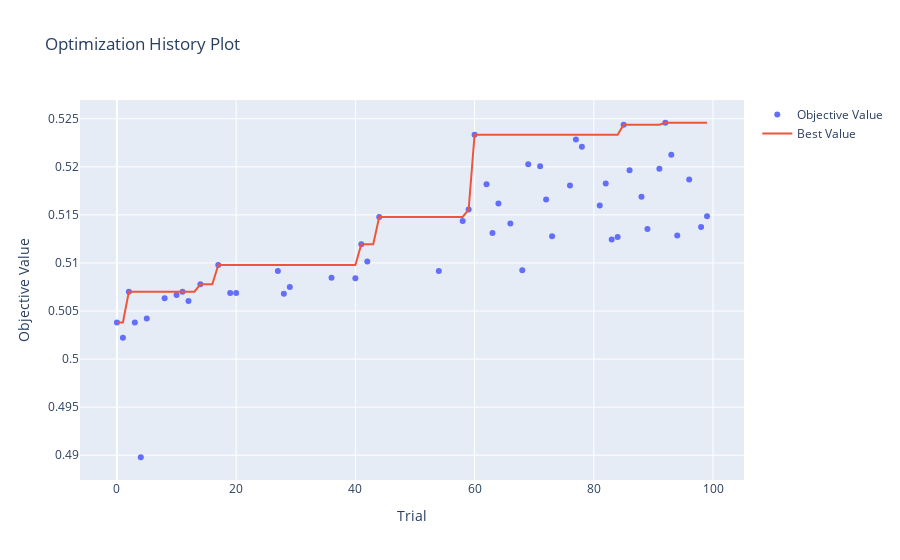
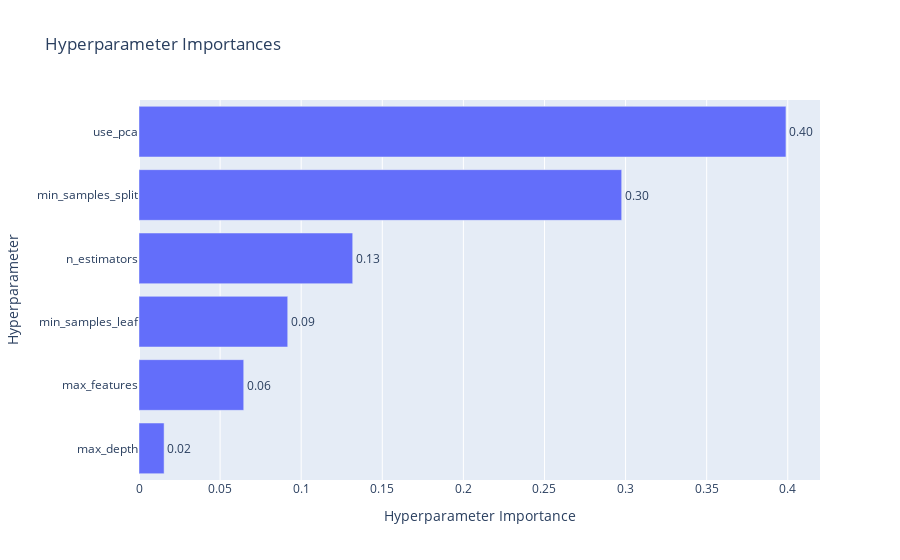
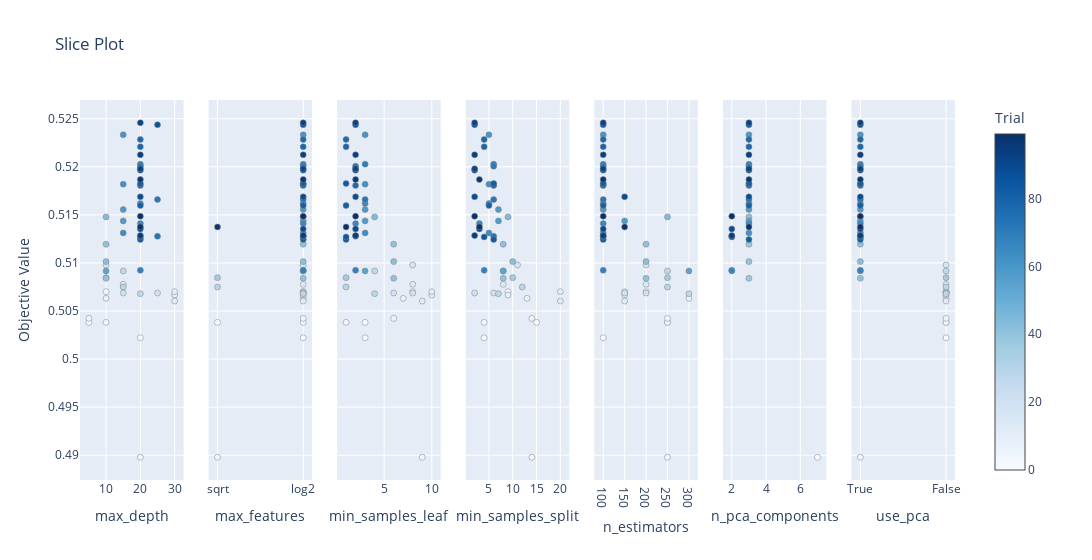

Write notebook code for charts like these, in order.
### Code cell
import numpy as np
from sklearn.model_selection import train_test_split
from sklearn.preprocessing import StandardScaler
from sklearn.metrics import accuracy_score
from sklearn.decomposition import PCA, KernelPCA
from sklearn.ensemble import RandomForestClassifier
import optuna
import optuna.visualization as vis

n = 9

X = np.load('Datasets/kryptonite-%s-X.npy'%(n))
y = np.load('Datasets/kryptonite-%s-y.npy'%(n))

def denoise_bernoulli_data(X):
    """Denoise data by converting to binary values"""
    return (X >= 0.5).astype(float)

def objective(trial):
    ### ========== Shuffle and Split Data ========== ###

    X_train, X_val, y_train, y_val = train_test_split(X, y, test_size=0.8, random_state=42)

    scaler = StandardScaler()
    X_train_scaled = scaler.fit_transform(X_train)
    X_val_scaled = scaler.transform(X_val)

    # Suggest dimensionality reduction and kernel parameters
    use_pca = trial.suggest_categorical('use_pca', ['True', 'False'])
    
    params_pca = {}

    if use_pca == 'True':
        # kernel_pca = trial.suggest_categorical('pca_kernel', ['linear', 'poly', 'rbf', 'sigmoid', 'cosine'])
        # kernel_pca = 'linear'

        # if kernel_pca == 'poly':
        #     params_pca['degree'] = trial.suggest_int('degree_pca', 1, 10)
        # if kernel_pca in ['poly', 'rbf', 'sigmoid']:
        #     params_pca['gamma'] = trial.suggest_float('gamma_pca', 0.1, 10)

        # params_pca['n_jobs'] = -1
        params_pca['n_components'] = trial.suggest_int('n_pca_components', 1, max(1, X_train_scaled.shape[1]))


    ### ========== Dimensionality Reduction ========== ###

    if use_pca == 'True':
        pca = PCA(**params_pca)

        X_train_scaled = pca.fit_transform(X_train_scaled)
        X_val_scaled = pca.transform(X_val)

    # Random Forest hyperparameters
    n_estimators = trial.suggest_int('n_estimators', 100, 300, step=50)
    max_depth = trial.suggest_int('max_depth', 5, 30, step=5)
    min_samples_split = trial.suggest_int('min_samples_split', 2, 20)
    min_samples_leaf = trial.suggest_int('min_samples_leaf', 1, 10)
    max_features = trial.suggest_categorical('max_features', ['sqrt', 'log2'])

    # Define and train classifier
    classifier = RandomForestClassifier(
        n_estimators=n_estimators,
        max_depth=max_depth,
        min_samples_split=min_samples_split,
        min_samples_leaf=min_samples_leaf,
        max_features=max_features,
        n_jobs=-1
    )

    # Train the classifier
    classifier.fit(X_train_scaled, y_train)

    # Evaluate on the val set
    y_val_pred = classifier.predict(X_val_scaled)
    val_accuracy = accuracy_score(y_val, y_val_pred)

    # Report validation accuracy for pruning
    trial.report(val_accuracy, step=0)

    # Check if the trial should be pruned
    if trial.should_prune():
        raise optuna.TrialPruned()


    return val_accuracy

# Create a study object with a pruner
pruner = optuna.pruners.MedianPruner()
study = optuna.create_study(direction="maximize", pruner=pruner)

# Optimize the objective function
study.optimize(objective, n_trials=100)

print("Best hyperparameters:", study.best_params)
print("Best value:", study.best_value)

# Visualize the optimization history and parameter importances
vis.plot_optimization_history(study).show()
vis.plot_param_importances(study).show()
vis.plot_slice(study).show()

### Figure 1 — Plotly figure (JSON) as saved in the notebook; plotly's stock layout.template omitted (floating-point values rounded to 4 significant figures)
{"data": [{"mode": "markers", "name": "Objective Value", "type": "scatter", "x": [0, 1, 2, 3, 4, 5, 8, 10, 11, 12, 14, 17, 19, 20, 27, 28, 29, 36, 40, 41, 42, 44, 54, 58, 59, 60, 62, 63, 64, 66, 68, 69, 71, 72, 73, 76, 77, 78, 81, 82, 83, 84, 85, 86, 88, 89, 91, 92, 93, 94, 96, 98, 99], "y": [0.5038, 0.5022, 0.507, 0.5038, 0.4898, 0.5042, 0.5063, 0.5067, 0.507, 0.506, 0.5078, 0.5098, 0.5069, 0.5069, 0.5092, 0.5068, 0.5075, 0.5085, 0.5084, 0.5119, 0.5101, 0.5148, 0.5092, 0.5144, 0.5156, 0.5233, 0.5182, 0.5131, 0.5162, 0.5141, 0.5092, 0.5203, 0.5201, 0.5166, 0.5128, 0.5181, 0.5228, 0.5221, 0.516, 0.5183, 0.5124, 0.5127, 0.5244, 0.5197, 0.5169, 0.5135, 0.5198, 0.5246, 0.5212, 0.5128, 0.5187, 0.5138, 0.5149]}, {"mode": "lines", "name": "Best Value", "type": "scatter", "x": [0, 1, 2, 3, 4, 5, 6, 7, 8, 9, 10, 11, 12, 13, 14, 15, 16, 17, 18, 19, 20, 21, 22, 23, 24, 25, 26, 27, 28, 29, 30, 31, 32, 33, 34, 35, 36, 37, 38, 39, 40, 41, 42, 43, 44, 45, 46, 47, 48, 49, 50, 51, 52, 53, 54, 55, 56, 57, 58, 59, 60, 61, 62, 63, 64, 65, 66, 67, 68, 69, 70, 71, 72, 73, 74, 75, 76, 77, 78, 79, 80, 81, 82, 83, 84, 85, 86, 87, 88, 89, 90, 91, 92, 93, 94, 95, 96, 97, 98, 99], "y": [0.5038, 0.5038, 0.507, 0.507, 0.507, 0.507, 0.507, 0.507, 0.507, 0.507, 0.507, 0.507, 0.507, 0.507, 0.5078, 0.5078, 0.5078, 0.5098, 0.5098, 0.5098, 0.5098, 0.5098, 0.5098, 0.5098, 0.5098, 0.5098, 0.5098, 0.5098, 0.5098, 0.5098, 0.5098, 0.5098, 0.5098, 0.5098, 0.5098, 0.5098, 0.5098, 0.5098, 0.5098, 0.5098, 0.5098, 0.5119, 0.5119, 0.5119, 0.5148, 0.5148, 0.5148, 0.5148, 0.5148, 0.5148, 0.5148, 0.5148, 0.5148, 0.5148, 0.5148, 0.5148, 0.5148, 0.5148, 0.5148, 0.5156, 0.5233, 0.5233, 0.5233, 0.5233, 0.5233, 0.5233, 0.5233, 0.5233, 0.5233, 0.5233, 0.5233, 0.5233, 0.5233, 0.5233, 0.5233, 0.5233, 0.5233, 0.5233, 0.5233, 0.5233, 0.5233, 0.5233, 0.5233, 0.5233, 0.5233, 0.5244, 0.5244, 0.5244, 0.5244, 0.5244, 0.5244, 0.5244, 0.5246, 0.5246, 0.5246, 0.5246, 0.5246, 0.5246, 0.5246, 0.5246]}, {"marker": {"color": "#cccccc"}, "mode": "markers", "name": "Infeasible Trial", "showlegend": false, "type": "scatter", "x": [], "y": []}], "layout": {"title": {"text": "Optimization History Plot"}, "xaxis": {"title": {"text": "Trial"}}, "yaxis": {"title": {"text": "Objective Value"}}}}

### Figure 2 — Plotly figure (JSON) as saved in the notebook; plotly's stock layout.template omitted (floating-point values rounded to 4 significant figures)
{"data": [{"cliponaxis": false, "hovertemplate": ["max_depth (IntDistribution): 0.01547508004964574<extra></extra>", "max_features (CategoricalDistribution): 0.06457517838959977<extra></extra>", "min_samples_leaf (IntDistribution): 0.09170141231233483<extra></extra>", "n_estimators (IntDistribution): 0.13176682168353362<extra></extra>", "min_samples_split (IntDistribution): 0.2975983250524668<extra></extra>", "use_pca (CategoricalDistribution): 0.3988831825124193<extra></extra>"], "name": "Objective Value", "orientation": "h", "text": ["0.02", "0.06", "0.09", "0.13", "0.30", "0.40"], "textposition": "outside", "type": "bar", "x": [0.01548, 0.06458, 0.0917, 0.1318, 0.2976, 0.3989], "y": ["max_depth", "max_features", "min_samples_leaf", "n_estimators", "min_samples_split", "use_pca"]}], "layout": {"title": {"text": "Hyperparameter Importances"}, "xaxis": {"title": {"text": "Hyperparameter Importance"}}, "yaxis": {"title": {"text": "Hyperparameter"}}}}

### Figure 3 — Plotly figure (JSON) as saved in the notebook; plotly's stock layout.template omitted (floating-point values rounded to 4 significant figures)
{"data": [{"marker": {"color": [0, 1, 2, 3, 4, 5, 8, 10, 11, 12, 14, 17, 19, 20, 27, 28, 29, 36, 40, 41, 42, 44, 54, 58, 59, 60, 62, 63, 64, 66, 68, 69, 71, 72, 73, 76, 77, 78, 81, 82, 83, 84, 85, 86, 88, 89, 91, 92, 93, 94, 96, 98, 99], "colorbar": {"title": {"text": "Trial"}, "x": 1, "xpad": 40}, "colorscale": [[0, "rgb(247,251,255)"], [0.125, "rgb(222,235,247)"], [0.25, "rgb(198,219,239)"], [0.375, "rgb(158,202,225)"], [0.5, "rgb(107,174,214)"], [0.625, "rgb(66,146,198)"], [0.75, "rgb(33,113,181)"], [0.875, "rgb(8,81,156)"], [1, "rgb(8,48,107)"]], "line": {"color": "Grey", "width": 0.5}, "showscale": true}, "mode": "markers", "name": "Feasible Trial", "showlegend": false, "type": "scatter", "x": [5, 20, 10, 10, 20, 5, 10, 30, 30, 30, 15, 10, 25, 15, 15, 20, 15, 10, 10, 10, 10, 10, 10, 15, 15, 15, 15, 15, 20, 20, 20, 20, 20, 25, 25, 20, 20, 20, 20, 20, 20, 20, 25, 20, 20, 20, 20, 20, 20, 20, 20, 20, 20], "xaxis": "x", "y": [0.5038, 0.5022, 0.507, 0.5038, 0.4898, 0.5042, 0.5063, 0.5067, 0.507, 0.506, 0.5078, 0.5098, 0.5069, 0.5069, 0.5092, 0.5068, 0.5075, 0.5085, 0.5084, 0.5119, 0.5101, 0.5148, 0.5092, 0.5144, 0.5156, 0.5233, 0.5182, 0.5131, 0.5162, 0.5141, 0.5092, 0.5203, 0.5201, 0.5166, 0.5128, 0.5181, 0.5228, 0.5221, 0.516, 0.5183, 0.5124, 0.5127, 0.5244, 0.5197, 0.5169, 0.5135, 0.5198, 0.5246, 0.5212, 0.5128, 0.5187, 0.5138, 0.5149], "yaxis": "y"}, {"marker": {"color": [0, 1, 2, 3, 4, 5, 8, 10, 11, 12, 14, 17, 19, 20, 27, 28, 29, 36, 40, 41, 42, 44, 54, 58, 59, 60, 62, 63, 64, 66, 68, 69, 71, 72, 73, 76, 77, 78, 81, 82, 83, 84, 85, 86, 88, 89, 91, 92, 93, 94, 96, 98, 99], "colorbar": {"title": {"text": "Trial"}, "x": 1, "xpad": 40}, "colorscale": [[0, "rgb(247,251,255)"], [0.125, "rgb(222,235,247)"], [0.25, "rgb(198,219,239)"], [0.375, "rgb(158,202,225)"], [0.5, "rgb(107,174,214)"], [0.625, "rgb(66,146,198)"], [0.75, "rgb(33,113,181)"], [0.875, "rgb(8,81,156)"], [1, "rgb(8,48,107)"]], "line": {"color": "Grey", "width": 0.5}, "showscale": false}, "mode": "markers", "name": "Feasible Trial", "showlegend": false, "type": "scatter", "x": ["sqrt", "log2", "log2", "log2", "sqrt", "log2", "log2", "log2", "log2", "log2", "log2", "log2", "log2", "log2", "log2", "log2", "sqrt", "sqrt", "log2", "log2", "log2", "log2", "log2", "log2", "log2", "log2", "log2", "log2", "log2", "log2", "log2", "log2", "log2", "log2", "log2", "log2", "log2", "log2", "log2", "log2", "log2", "log2", "log2", "log2", "log2", "log2", "log2", "log2", "log2", "log2", "log2", "sqrt", "log2"], "xaxis": "x2", "y": [0.5038, 0.5022, 0.507, 0.5038, 0.4898, 0.5042, 0.5063, 0.5067, 0.507, 0.506, 0.5078, 0.5098, 0.5069, 0.5069, 0.5092, 0.5068, 0.5075, 0.5085, 0.5084, 0.5119, 0.5101, 0.5148, 0.5092, 0.5144, 0.5156, 0.5233, 0.5182, 0.5131, 0.5162, 0.5141, 0.5092, 0.5203, 0.5201, 0.5166, 0.5128, 0.5181, 0.5228, 0.5221, 0.516, 0.5183, 0.5124, 0.5127, 0.5244, 0.5197, 0.5169, 0.5135, 0.5198, 0.5246, 0.5212, 0.5128, 0.5187, 0.5138, 0.5149], "yaxis": "y2"}, {"marker": {"color": [0, 1, 2, 3, 4, 5, 8, 10, 11, 12, 14, 17, 19, 20, 27, 28, 29, 36, 40, 41, 42, 44, 54, 58, 59, 60, 62, 63, 64, 66, 68, 69, 71, 72, 73, 76, 77, 78, 81, 82, 83, 84, 85, 86, 88, 89, 91, 92, 93, 94, 96, 98, 99], "colorbar": {"title": {"text": "Trial"}, "x": 1, "xpad": 40}, "colorscale": [[0, "rgb(247,251,255)"], [0.125, "rgb(222,235,247)"], [0.25, "rgb(198,219,239)"], [0.375, "rgb(158,202,225)"], [0.5, "rgb(107,174,214)"], [0.625, "rgb(66,146,198)"], [0.75, "rgb(33,113,181)"], [0.875, "rgb(8,81,156)"], [1, "rgb(8,48,107)"]], "line": {"color": "Grey", "width": 0.5}, "showscale": false}, "mode": "markers", "name": "Feasible Trial", "showlegend": false, "type": "scatter", "x": [3, 3, 8, 1, 9, 6, 7, 10, 10, 9, 8, 8, 6, 8, 4, 4, 1, 1, 6, 6, 6, 4, 3, 3, 3, 3, 3, 3, 3, 2, 2, 3, 2, 3, 2, 2, 1, 1, 1, 1, 1, 1, 2, 2, 2, 2, 2, 2, 2, 2, 2, 1, 2], "xaxis": "x3", "y": [0.5038, 0.5022, 0.507, 0.5038, 0.4898, 0.5042, 0.5063, 0.5067, 0.507, 0.506, 0.5078, 0.5098, 0.5069, 0.5069, 0.5092, 0.5068, 0.5075, 0.5085, 0.5084, 0.5119, 0.5101, 0.5148, 0.5092, 0.5144, 0.5156, 0.5233, 0.5182, 0.5131, 0.5162, 0.5141, 0.5092, 0.5203, 0.5201, 0.5166, 0.5128, 0.5181, 0.5228, 0.5221, 0.516, 0.5183, 0.5124, 0.5127, 0.5244, 0.5197, 0.5169, 0.5135, 0.5198, 0.5246, 0.5212, 0.5128, 0.5187, 0.5138, 0.5149], "yaxis": "y3"}, {"marker": {"color": [0, 1, 2, 3, 4, 5, 8, 10, 11, 12, 14, 17, 19, 20, 27, 28, 29, 36, 40, 41, 42, 44, 54, 58, 59, 60, 62, 63, 64, 66, 68, 69, 71, 72, 73, 76, 77, 78, 81, 82, 83, 84, 85, 86, 88, 89, 91, 92, 93, 94, 96, 98, 99], "colorbar": {"title": {"text": "Trial"}, "x": 1, "xpad": 40}, "colorscale": [[0, "rgb(247,251,255)"], [0.125, "rgb(222,235,247)"], [0.25, "rgb(198,219,239)"], [0.375, "rgb(158,202,225)"], [0.5, "rgb(107,174,214)"], [0.625, "rgb(66,146,198)"], [0.75, "rgb(33,113,181)"], [0.875, "rgb(8,81,156)"], [1, "rgb(8,48,107)"]], "line": {"color": "Grey", "width": 0.5}, "showscale": false}, "mode": "markers", "name": "Feasible Trial", "showlegend": false, "type": "scatter", "x": [15, 4, 9, 4, 14, 14, 13, 9, 20, 20, 8, 11, 6, 2, 8, 7, 12, 10, 8, 8, 10, 9, 8, 7, 7, 5, 5, 5, 5, 3, 4, 6, 6, 6, 6, 6, 4, 4, 5, 6, 6, 4, 2, 2, 2, 3, 2, 2, 2, 2, 3, 3, 2], "xaxis": "x4", "y": [0.5038, 0.5022, 0.507, 0.5038, 0.4898, 0.5042, 0.5063, 0.5067, 0.507, 0.506, 0.5078, 0.5098, 0.5069, 0.5069, 0.5092, 0.5068, 0.5075, 0.5085, 0.5084, 0.5119, 0.5101, 0.5148, 0.5092, 0.5144, 0.5156, 0.5233, 0.5182, 0.5131, 0.5162, 0.5141, 0.5092, 0.5203, 0.5201, 0.5166, 0.5128, 0.5181, 0.5228, 0.5221, 0.516, 0.5183, 0.5124, 0.5127, 0.5244, 0.5197, 0.5169, 0.5135, 0.5198, 0.5246, 0.5212, 0.5128, 0.5187, 0.5138, 0.5149], "yaxis": "y4"}, {"marker": {"color": [0, 1, 2, 3, 4, 5, 8, 10, 11, 12, 14, 17, 19, 20, 27, 28, 29, 36, 40, 41, 42, 44, 54, 58, 59, 60, 62, 63, 64, 66, 68, 69, 71, 72, 73, 76, 77, 78, 81, 82, 83, 84, 85, 86, 88, 89, 91, 92, 93, 94, 96, 98, 99], "colorbar": {"title": {"text": "Trial"}, "x": 1, "xpad": 40}, "colorscale": [[0, "rgb(247,251,255)"], [0.125, "rgb(222,235,247)"], [0.25, "rgb(198,219,239)"], [0.375, "rgb(158,202,225)"], [0.5, "rgb(107,174,214)"], [0.625, "rgb(66,146,198)"], [0.75, "rgb(33,113,181)"], [0.875, "rgb(8,81,156)"], [1, "rgb(8,48,107)"]], "line": {"color": "Grey", "width": 0.5}, "showscale": false}, "mode": "markers", "name": "Feasible Trial", "showlegend": false, "type": "scatter", "x": [250, 100, 200, 250, 250, 250, 300, 150, 150, 150, 200, 200, 150, 200, 250, 300, 250, 250, 200, 200, 200, 250, 300, 150, 100, 100, 100, 100, 100, 100, 100, 100, 100, 100, 100, 100, 100, 100, 100, 100, 100, 100, 100, 100, 150, 100, 100, 100, 100, 100, 100, 150, 100], "xaxis": "x5", "y": [0.5038, 0.5022, 0.507, 0.5038, 0.4898, 0.5042, 0.5063, 0.5067, 0.507, 0.506, 0.5078, 0.5098, 0.5069, 0.5069, 0.5092, 0.5068, 0.5075, 0.5085, 0.5084, 0.5119, 0.5101, 0.5148, 0.5092, 0.5144, 0.5156, 0.5233, 0.5182, 0.5131, 0.5162, 0.5141, 0.5092, 0.5203, 0.5201, 0.5166, 0.5128, 0.5181, 0.5228, 0.5221, 0.516, 0.5183, 0.5124, 0.5127, 0.5244, 0.5197, 0.5169, 0.5135, 0.5198, 0.5246, 0.5212, 0.5128, 0.5187, 0.5138, 0.5149], "yaxis": "y5"}, {"marker": {"color": [4, 40, 41, 42, 44, 54, 58, 59, 60, 62, 63, 64, 66, 68, 69, 71, 72, 73, 76, 77, 78, 81, 82, 83, 84, 85, 86, 88, 89, 91, 92, 93, 94, 96, 98, 99], "colorbar": {"title": {"text": "Trial"}, "x": 1, "xpad": 40}, "colorscale": [[0, "rgb(247,251,255)"], [0.125, "rgb(222,235,247)"], [0.25, "rgb(198,219,239)"], [0.375, "rgb(158,202,225)"], [0.5, "rgb(107,174,214)"], [0.625, "rgb(66,146,198)"], [0.75, "rgb(33,113,181)"], [0.875, "rgb(8,81,156)"], [1, "rgb(8,48,107)"]], "line": {"color": "Grey", "width": 0.5}, "showscale": false}, "mode": "markers", "name": "Feasible Trial", "showlegend": false, "type": "scatter", "x": [7, 3, 3, 3, 3, 2, 3, 3, 3, 3, 3, 3, 3, 2, 3, 3, 3, 2, 3, 3, 3, 3, 3, 3, 2, 3, 3, 3, 2, 3, 3, 3, 2, 3, 3, 2], "xaxis": "x6", "y": [0.4898, 0.5084, 0.5119, 0.5101, 0.5148, 0.5092, 0.5144, 0.5156, 0.5233, 0.5182, 0.5131, 0.5162, 0.5141, 0.5092, 0.5203, 0.5201, 0.5166, 0.5128, 0.5181, 0.5228, 0.5221, 0.516, 0.5183, 0.5124, 0.5127, 0.5244, 0.5197, 0.5169, 0.5135, 0.5198, 0.5246, 0.5212, 0.5128, 0.5187, 0.5138, 0.5149], "yaxis": "y6"}, {"marker": {"color": [0, 1, 2, 3, 4, 5, 8, 10, 11, 12, 14, 17, 19, 20, 27, 28, 29, 36, 40, 41, 42, 44, 54, 58, 59, 60, 62, 63, 64, 66, 68, 69, 71, 72, 73, 76, 77, 78, 81, 82, 83, 84, 85, 86, 88, 89, 91, 92, 93, 94, 96, 98, 99], "colorbar": {"title": {"text": "Trial"}, "x": 1, "xpad": 40}, "colorscale": [[0, "rgb(247,251,255)"], [0.125, "rgb(222,235,247)"], [0.25, "rgb(198,219,239)"], [0.375, "rgb(158,202,225)"], [0.5, "rgb(107,174,214)"], [0.625, "rgb(66,146,198)"], [0.75, "rgb(33,113,181)"], [0.875, "rgb(8,81,156)"], [1, "rgb(8,48,107)"]], "line": {"color": "Grey", "width": 0.5}, "showscale": false}, "mode": "markers", "name": "Feasible Trial", "showlegend": false, "type": "scatter", "x": ["False", "False", "False", "False", "True", "False", "False", "False", "False", "False", "False", "False", "False", "False", "False", "False", "False", "False", "True", "True", "True", "True", "True", "True", "True", "True", "True", "True", "True", "True", "True", "True", "True", "True", "True", "True", "True", "True", "True", "True", "True", "True", "True", "True", "True", "True", "True", "True", "True", "True", "True", "True", "True"], "xaxis": "x7", "y": [0.5038, 0.5022, 0.507, 0.5038, 0.4898, 0.5042, 0.5063, 0.5067, 0.507, 0.506, 0.5078, 0.5098, 0.5069, 0.5069, 0.5092, 0.5068, 0.5075, 0.5085, 0.5084, 0.5119, 0.5101, 0.5148, 0.5092, 0.5144, 0.5156, 0.5233, 0.5182, 0.5131, 0.5162, 0.5141, 0.5092, 0.5203, 0.5201, 0.5166, 0.5128, 0.5181, 0.5228, 0.5221, 0.516, 0.5183, 0.5124, 0.5127, 0.5244, 0.5197, 0.5169, 0.5135, 0.5198, 0.5246, 0.5212, 0.5128, 0.5187, 0.5138, 0.5149], "yaxis": "y7"}], "layout": {"title": {"text": "Slice Plot"}, "width": 2100, "xaxis": {"anchor": "y", "domain": [0, 0.1184], "title": {"text": "max_depth"}}, "xaxis2": {"anchor": "y2", "categoryarray": ["sqrt", "log2"], "categoryorder": "array", "domain": [0.1469, 0.2653], "title": {"text": "max_features"}, "type": "category"}, "xaxis3": {"anchor": "y3", "domain": [0.2939, 0.4122], "title": {"text": "min_samples_leaf"}}, "xaxis4": {"anchor": "y4", "domain": [0.4408, 0.5592], "title": {"text": "min_samples_split"}}, "xaxis5": {"anchor": "y5", "domain": [0.5878, 0.7061], "title": {"text": "n_estimators"}}, "xaxis6": {"anchor": "y6", "domain": [0.7347, 0.8531], "title": {"text": "n_pca_components"}}, "xaxis7": {"anchor": "y7", "categoryarray": ["True", "False"], "categoryorder": "array", "domain": [0.8816, 1.0], "title": {"text": "use_pca"}, "type": "category"}, "yaxis": {"anchor": "x", "domain": [0, 1], "title": {"text": "Objective Value"}}, "yaxis2": {"anchor": "x2", "domain": [0, 1], "matches": "y", "showticklabels": false}, "yaxis3": {"anchor": "x3", "domain": [0, 1], "matches": "y", "showticklabels": false}, "yaxis4": {"anchor": "x4", "domain": [0, 1], "matches": "y", "showticklabels": false}, "yaxis5": {"anchor": "x5", "domain": [0, 1], "matches": "y", "showticklabels": false}, "yaxis6": {"anchor": "x6", "domain": [0, 1], "matches": "y", "showticklabels": false}, "yaxis7": {"anchor": "x7", "domain": [0, 1], "matches": "y", "showticklabels": false}}}
